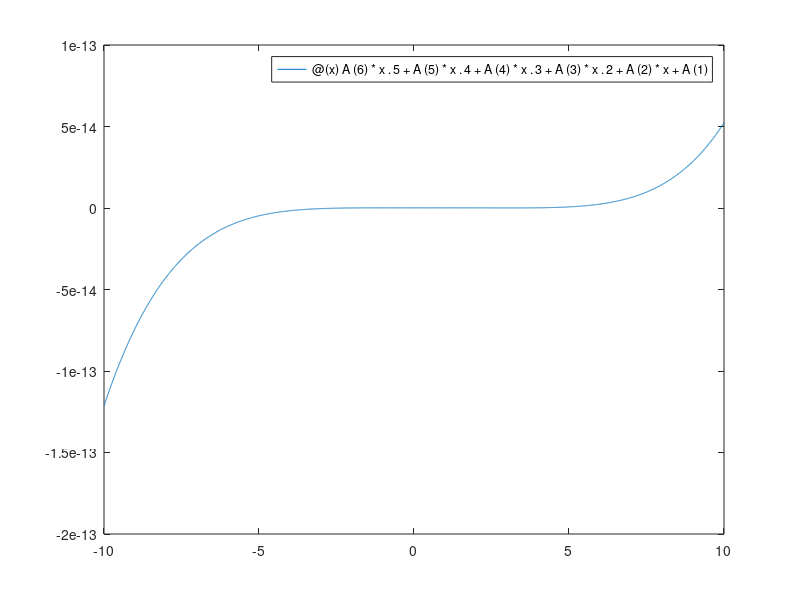

Reproduce this figure in MATLAB. (Note: this script raises an error after producing the figure.)
clc
close all
clear all

%% Information
% point 1 = (0,0)
% point 2 = (3,3)
% point 3 = (-3,3)
% point 4 = (-3,-3)
% point 5 = (3,-3)
% point 6 = (0,0)

Diviser = 10;

OUT = [0 3 -3 -3  3 0;
       0 3  3 -3 -3 0]';

%Pour les X
for n = 1:length(OUT(:,1))
    for nn = 1:length(OUT(:,1));
        C(nn, n) = (OUT(nn, 1)).^(n-1);
    end
end

%Pour les Y
for n = 1:length(OUT(:,2))
    S(n,1) = OUT(n,2);
end

clear n nn

%Calcul de l'interpolation
A = pinv(C)*S;

Length = length(OUT(:,1));

H = @(x) A(6)*x.^5 +A(5)*x.^4 + A(4)*x.^3 + A(3)*x.^2 + A(2)*x + A(1)

figure
fplot(H, [-10 10])
hold on
%scatter(OUT(:,1), OUT(:,2))

for n = 2:Length
    x = (OUT(n-1,1)):Diviser:(OUT(n,1));
    xout = xout + x;
end

%% Save les valeurs 
Path = which("Trajectoire.m");
Path = strrep(Path, 'Trajectoire.m', 'Trajectoire.mat');
save(Path, "-mat");

disp("Hello World");
